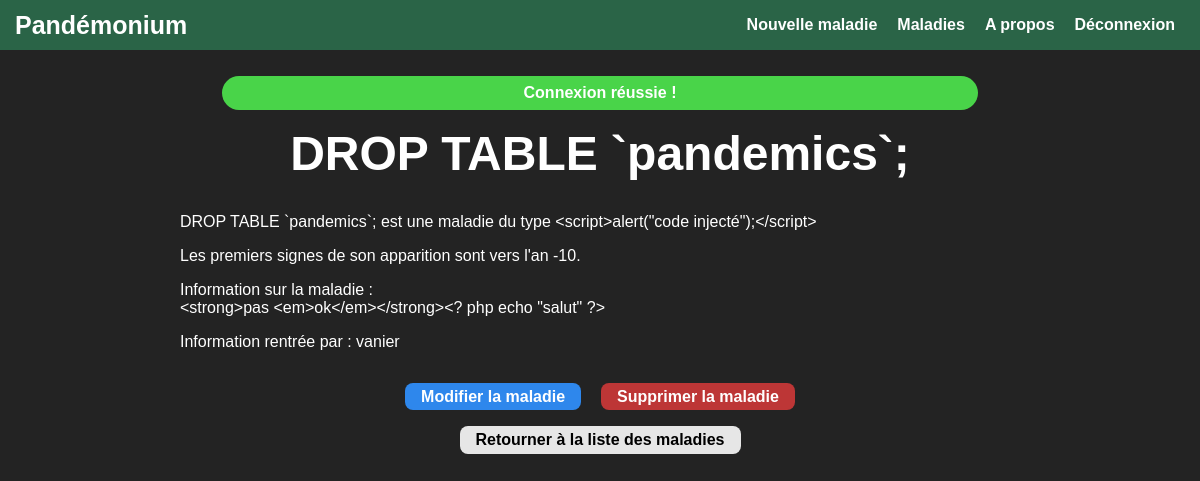
The app's page /index.php/pandemics/3 (signed in) with its own data.
### tables this page shows
CREATE TABLE `pandemics` (
  `id` int(11) NOT NULL AUTO_INCREMENT,
  `name` varchar(255) NOT NULL,
  `type` varchar(255) NOT NULL,
  `discoveryYear` int(11) NOT NULL,
  `description` text NOT NULL,
  `creator` varchar(255) NOT NULL,
  PRIMARY KEY (`id`)
);

### src/controller/PandemicController.php (called while the page is built, shortened)
<?php
class PandemicController
{
    private $view, $storage, $router, $manager;
    public function __construct($view, $storage, $router, $manager)
    {
        $this->view = $view;
        $this->storage = $storage;
        $this->manager = $manager;
    }
    public function showInformation($id)
    {
        $pandemic = $this->storage->read($id);
        if ($pandemic !== null) {
            $this->view->makePandemicPage($pandemic, $id, $this->permission($pandemic));
        } else {
            $this->view->displayUnknownPandemic();
        }
    }
    private function permission($pandemic)
    {
        return $this->manager->getUser() !== null && ($this->manager->getUser()->getUsername() === $pandemic->getCreator() || $this->manager->isAdminConnected());
    }
}

### src/Router.php (called while the page is built, shortened)
<?php
require_once("AbstractRouter.php");
require_once("PandemicRouter.php");
class Router extends AbstractRouter
{
    private $subrouters;
    public function __construct()
    {
        $this->subrouters = array(new PandemicRouter($this), new AuthenticationRouter($this), new AdminRouter($this));
    }
    public function createURLs()
    {
        $this->urls["home"] = "";
        $this->urls["about"] = "/about";
        $this->urls = array_merge($this->urls, $this->getSubRouter("pandemics")->getURLs());
        $this->urls = array_merge($this->urls, $this->getSubRouter("accounts")->getURLs());
        $this->urls = array_merge($this->urls, $this->getSubRouter("admin")->getURLs());
    }
    public function main($db, $path_exploded = "", $auth_manager = null)
    {
        if (isset($_SERVER['PATH_INFO'])) {
            $path_exploded = array_slice(explode('/', $_SERVER['PATH_INFO']), 1);
        }
        $auth_manager = new AuthenticationManager($db->getStorage("users"));
        try {
            if ($path_exploded === "" || (count($path_exploded) == 1 && $path_exploded[0] === "")) {
                $this->view->homePage();
            } else if (count($path_exploded) == 1 && $path_exploded[0] === "about") {
                $this->view->aboutPage();
            } else {
                switch ($path_exploded[0]) {
                    case 'pandemics':
                        $sub_router = $this->getSubRouter("pandemics");
                        $sub_router->main($db, array_slice($path_exploded, 1), $auth_manager);
                        $this->view = $sub_router->getView();
                        break;
                }
            }
        } catch (Exception $e) {
            $this->view->show500();
        }
        if ($auth_manager->isUserConnected()) {
            $this->view->removeNavLink("Connexion");
            $this->view->removeNavLink("S'inscrire");
        } else {
            $this->view->removeNavLink("Nouvelle maladie");
            $this->view->removeNavLink("Déconnexion");
        }
        if (!$auth_manager->isAdminConnected()) {
            $this->view->removeNavLink("Admin");
        }
        $this->view->setFeedback($this->getFeedback());
        $this->view->render();
    }
    public function getSubRouter($app_name)
    {
        foreach ($this->subrouters as $key) {
            if ($key->getAppName() === $app_name) {
                return $key;
            }
        }
        return null;
    }
}

### index.php (called while the page is built, shortened)
<?php
require_once("Router.php");
require_once("settings.php");
$router = new Router();
$router->main($db);
?>

### src/model/Pandemic.php (called while the page is built, shortened)
<?php
class Pandemic
{
    private $name, $type, $discoveryYear, $description, $creator;
    public function getName()
    {
        return $this->name;
    }
    public function getType()
    {
        return $this->type;
    }
    public function getDiscoveryYear()
    {
        return $this->discoveryYear;
    }
    public function getDescription()
    {
        return $this->description;
    }
    public function getCreator()
    {
        return $this->creator;
    }
    public function setName($name)
    {
        $this->name = $name;
    }
    public function setType($type)
    {
        $this->type = $type;
    }
    public function setDiscoveryYear($discoveryYear)
    {
        $this->discoveryYear = $discoveryYear;
    }
    public function setDescription($description)
    {
        $this->description = $description;
    }
    public function setCreator($creator)
    {
        $this->creator = $creator;
    }
}

### src/model/PandemicStorageMySQL.php (called while the page is built, shortened)
<?php
require_once("model/Pandemic.php");
class PandemicStorageMySQL implements Storage
{
    private $database;
    public function __construct($pdo)
    {
        $this->database = $pdo;
    }
    public function read($object_id)
    {
        $request = "SELECT * FROM pandemics WHERE id=:id";
        $stmt = $this->database->prepare($request);
        $stmt->execute(array(":id" => intval($object_id)));
        $fetched_data = $stmt->fetch(PDO::FETCH_ASSOC);
        if ($fetched_data) {
            return new Pandemic($fetched_data['name'], $fetched_data['type'], intval($fetched_data['discoveryYear']), $fetched_data['description'], $fetched_data['creator']);
        }
        return null;
    }
}

### src/Utils.php (called while the page is built)
<?php
class Utils {
    public static function htmlesc($str)
    {
        return htmlentities(
            $str,
            ENT_QUOTES
                | ENT_SUBSTITUTE
                | ENT_HTML5,
            'UTF-8'
        );
    }
}

### src/view/AbstractView.php (called while the page is built, shortened)
<?php
abstract class AbstractView
{
    public function __construct($router, $include_file_name, $feedback = array())
    {
        $this->router = $router;
    }
}

### src/AbstractRouter.php (called while the page is built, shortened)
<?php
abstract class AbstractRouter
{
    protected $app_name, $urls, $view, $main_router;
    public function __construct($app_name, $view, $main_router = null)
    {
        $this->app_name = $app_name;
        $this->urls = array();
    }
    private function getURLParameters($url)
    {
        $matches = array();
        preg_match_all("/<([A-Za-z0-9]+)>/", $url, $matches, PREG_OFFSET_CAPTURE);
        $parameters = array();
        for ($i = 0; $i < count($matches[0]); $i++) {
            $parameters[$matches[1][$i][0]] = array(
                "start" => $matches[0][$i][1],
                "end" => $matches[0][$i][1] + strlen($matches[1][$i][0]) + 1,
                "length" => strlen($matches[1][$i][0]) + 2,
            );
        }
        return $parameters;
    }
    public function getConfigurableURL($name, $parameters)
    {
        $url = $this->urls[$name];
        $url_parameters = $this->getURLParameters($url);
        foreach ($url_parameters as $key => $value) {
            $url = substr_replace($url, $parameters[$key], $url_parameters[$key]["start"], $url_parameters[$key]["length"]);
        }
        return $_SERVER['SCRIPT_NAME'] . $url;
    }
    public function getSimpleURL($name)
    {
        return $_SERVER['SCRIPT_NAME'] . (isset($this->urls[$name]) ? $this->urls[$name] : "");
    }
    public function getAppName()
    {
        return $this->app_name;
    }
    public function getURLs()
    {
        return $this->urls;
    }
}

### src/view/PandemicView.php (the view, shortened to what this page needs)
<?php
require_once("Utils.php");
require_once("view/AbstractView.php");
class PandemicView extends AbstractView
{
	public function makePandemicPage($pandemic, $id, $has_permission)
	{
		$this->content = "<h1>" . Utils::htmlesc($pandemic->getName()) . "</h1><article><p>" . Utils::htmlesc($pandemic->getName()) . " est une maladie du type " . Utils::htmlesc($pandemic->getType()) . "</p><p>Les premiers signes de son apparition sont vers l'an {$pandemic->getDiscoveryYear()}.</p><p>Information sur la maladie :<br>" . Utils::htmlesc($pandemic->getDescription()) . "</p><p>Information rentrée par : {$pandemic->getCreator()}</p></article>";
		$this->content .= "<div class=\"buttons\">";
		if ($has_permission) {
			$this->content .= "<a class=\"button info\" href=\"{$this->router->getConfigurableURL("pandemics_update", array("id" =>$id))}\">Modifier la maladie</a><a class=\"button danger\" href=\"{$this->router->getConfigurableURL("pandemics_delete", array("id" =>$id))}\">Supprimer la maladie</a><br>";
		}
		$this->content .= "<a class=\"button\" href=\"{$this->router->getSimpleURL("pandemics_list")}\">Retourner à la liste des maladies</a></div>";
	}
}

### css/screen.css (style rules this page uses)
* { box-sizing: border-box; }
body, textarea { font-family: Arial, Helvetica, sans-serif; }
body { margin: 0; padding: 0; background-color: rgb(35, 35, 35); color: white; min-width: 250px; }
h1 { margin-top: 1rem; text-align: center; font-size: 3em; }
a { color: white; }
.button, button { display: inline-block; font-size: 1rem; padding: 0.35rem 1rem; font-weight: bold; text-align: center; vertical-align: middle; line-height: 1; color: black; background-color: rgba(245, 245, 245, 0.932); border: none; border-radius: 8px; cursor: pointer; text-decoration: none; transition: all 0.175s ease-in-out; }
.buttons { width: 100%; text-align: center; }
.buttons .button { margin: 1em 10px 0 10px; }
.button.danger, button.danger { background-color: rgb(189, 54, 54); color: white; }
.button.info, button.info { background-color: rgb(46, 135, 236); color: white; }

### records on screen
pandemics: name "DROP TABLE `pandemics`;", type "<script>alert(\"code injecté\");</script>", discoveryYear "-10", description "<strong>pas <em>ok</em></strong><? php echo \"salut\" ?>", creator "vanier"

### other values on screen
$text "Nouvelle maladie"
$text "Maladies"
$text "A propos"
$text "Déconnexion"
$feedback['feedback'] "Connexion réussie !"
